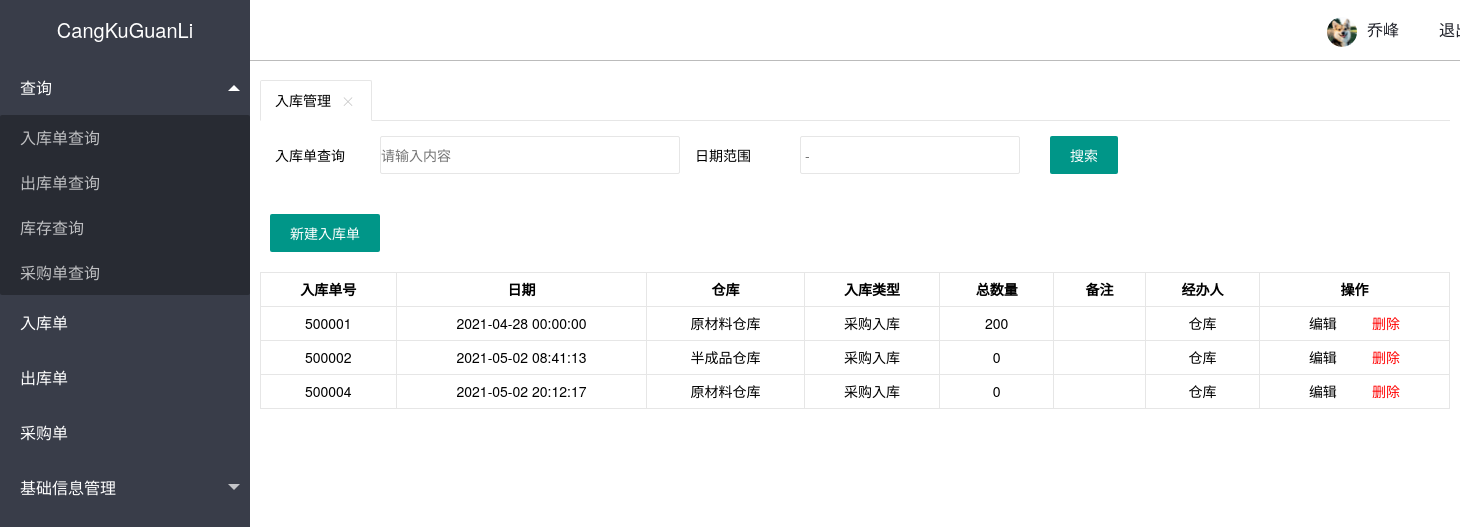
The app's page /admin/chuku/qf_ck_chukudan.php with its own data.
### tables this page shows
CREATE TABLE IF NOT EXISTS `qf_rk_rukudan` (
  `ru_id` int(10) unsigned NOT NULL AUTO_INCREMENT,
  `ru_ku_ri_qi` datetime NOT NULL,
  `ru_ku_cang_ku` varchar(10) NOT NULL DEFAULT '原材料仓库',
  `ru_ku_shu_liang` int(10) unsigned NOT NULL,
  `ru_ku_bei_zhu` varchar(30) NOT NULL,
  `jing_ban_ren` varchar(10) NOT NULL DEFAULT '仓库',
  `ru_ku_lei_xing` varchar(6) NOT NULL DEFAULT '采购入库',
  PRIMARY KEY (`ru_id`)
);

### inc/mysql.inc.php (called while the page is built, shortened)
<?php
function execute($link,$query){
    $result=mysqli_query($link,$query);
    return $result;
}
?>

### admin/chuku/qf_ck_chukudan.php (the view, shortened to what this page needs)
<?php
include_once '../inc/mysql.inc.php';
$link=connect();
?>
<?php include '../inc/header.inc.php'?>
<form class="layui-form" action="">
  <div class="layui-form-item">
    <label class="layui-form-label">入库单查询</label>
    <div class="layui-input-block-wlxc">
      <input type="text" name="title" lay-verify="title" autocomplete="off" placeholder="请输入内容" class="layui-input">
    </div>
    <div class="layui-inline">
      <label class="layui-form-label">日期范围</label>
      <div class="layui-input-inline-wlxc">
        <input type="text" class="layui-input" id="test6" placeholder=" - ">
      </div>
    </div>
        <button id="parentIframe" type="submit" class="layui-btn">搜索</button>
      <br>
  </div>
</form>
<div id="layerDemo">
      <div class="layui-btn-container">
      <button type="submit" id="rukuguanli_xinjianw" class="layui-btn">新建入库单</button>
      </div>
 </div>
 <table class="layui-G-table">
   <thead>
     <tr>
       <th>入库单号</th>
       <th>日期</th>
       <th>仓库</th>
       <th>入库类型</th>
       <th>总数量</th>
       <th>备注</th>
       <th>经办人</th>
       <th>操作</th>
     </tr>
     <?php
     $query='select * from qf_rk_rukudan';
     $result=execute($link,$query);
     while ($data=mysqli_fetch_assoc($result)){
       $url=urlencode("qf_rk_rukudan_del.php?id={$data['ru_id']}");
       $return_url=urlencode($_SERVER['REQUEST_URI']);
       $message="确认删除入库单{$data['ru_id']}吗？";
       $delete_url="confirm.php?url={$url}&return_url={$return_url}&message={$message}";
$html=<<<A
    <tr>
    <td>{$data['ru_id']}</td>
    <td>{$data['ru_ku_ri_qi']}</td>
    <td>{$data['ru_ku_cang_ku']}</td>
    <td>{$data['ru_ku_lei_xing']}</td>
    <td>{$data['ru_ku_shu_liang']}</td>
    <td>{$data['ru_ku_bei_zhu']}</td>
    <td>{$data['jing_ban_ren']}</td>
    <td>
    <a href='qf_rk_rukudan_liebiao.php?ru_id={$data['ru_id']}'>编辑</a>&nbsp;&nbsp;&nbsp;&nbsp;&nbsp;&nbsp;&nbsp;&nbsp;</a>
    <a href='$delete_url'style=color:#f00>删除</td>
    </tr>
A;
        echo $html;
        }
     ?>
   </thead>
 </table>
<?php include '../inc/footer.inc.php'?>

### records on screen
qf_rk_rukudan: ru_id "500001", ru_ku_ri_qi "2021-04-28 00:00:00", ru_ku_cang_ku "原材料仓库", ru_ku_lei_xing "采购入库", ru_ku_shu_liang "200", jing_ban_ren "仓库"
qf_rk_rukudan: ru_id "500002", ru_ku_ri_qi "2021-05-02 08:41:13", ru_ku_cang_ku "半成品仓库", ru_ku_lei_xing "采购入库", ru_ku_shu_liang "0", jing_ban_ren "仓库"
qf_rk_rukudan: ru_id "500004", ru_ku_ri_qi "2021-05-02 20:12:17", ru_ku_cang_ku "原材料仓库", ru_ku_lei_xing "采购入库", ru_ku_shu_liang "0", jing_ban_ren "仓库"

### other values on screen
$template['title'] "入库管理"
